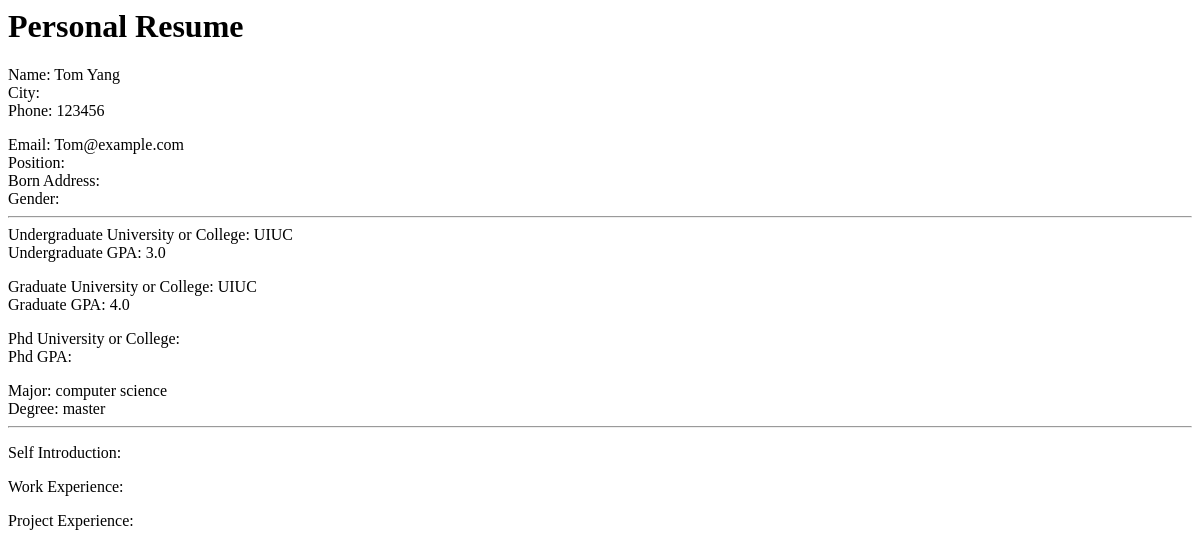
Before: /resume/7/ with the older database file.
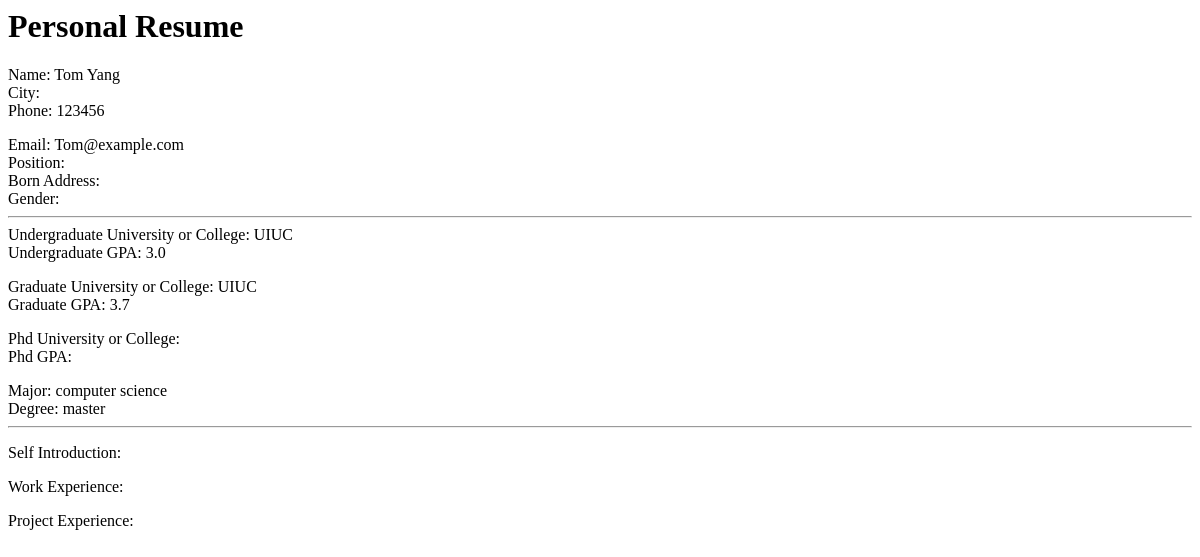
After: the same page with the newer database file.
### users/models.py (models this page shows)
class Resume(models.Model):
    username = models.CharField(max_length=135, verbose_name="Name")
    applicant = models.ForeignKey(User, verbose_name="Applicant", null=True, on_delete=models.SET_NULL)
    city = models.CharField(max_length=135, verbose_name="City")
    phone = models.CharField(max_length=135, verbose_name="Phone")
    email = models.EmailField(max_length=135, blank=True, verbose_name="Email")
    apply_position = models.CharField(max_length=135, blank=True, verbose_name="Position")
    born_address = models.CharField(max_length=135, blank=True, verbose_name="Born Address")
    gender = models.CharField(max_length=135, blank=True, verbose_name="Gender")
    bachelor_school = models.CharField(max_length=135, blank=True, verbose_name="Undergraduate School or College")
    master_school = models.CharField(max_length=135, blank=True, verbose_name="Graduate School or College")
    doctor_school = models.CharField(max_length=135, blank=True, verbose_name="Phd School or College")
    bachelor_GPA = models.CharField(max_length=135, null=True, blank=True, verbose_name="Undergraduate GPA")
    master_GPA = models.CharField(max_length=135, null=True, blank=True, verbose_name="Graduate GPA")
    doctor_GPA = models.CharField(max_length=135, null=True, blank=True, verbose_name="Phd GPA")
    major = models.CharField(max_length=135, blank=True, verbose_name="Major")
    degree = models.CharField(max_length=135, choices=DEGREE_TYPE, blank=True, verbose_name="Degree")
    created_date = models.DateTimeField(verbose_name="Created Date", default=datetime.now)
    modified_date = models.DateTimeField(verbose_name="Modified Date", default=datetime.now)
    candidate_introduction = models.TextField(max_length=1024, blank=True, verbose_name="Introduction")
    work_experience = models.TextField(max_length=1024, blank=True, verbose_name="Work Experience")
    project_experience = models.TextField(max_length=1024, blank=True, verbose_name="Project Experience")
    attachment = models.FileField(upload_to='file/', blank=True, verbose_name='Attachment')
    class Meta:
        verbose_name = "Resume"
        verbose_name_plural = "Resume List"

### interview/views.py (the view)
# urls.py: path('resume/<int:pk>/', views.ResumeDetailView.as_view()),
class ResumeDetailView(DetailView):
    model = Resume
    template_name = 'resume_detail.html'

### interview/performance.py (called while the page is built, shortened)
    def __call__(self, request):
        start_time = time.time()
        response = self.get_response(request)
        duration = time.time() - start_time
        response["X-Page-Duration-ms"] = int(duration * 1000)
        logger.info("duration:%s url:%s parameters:%s", duration, request.path, request.GET.dict() )
        if duration > 300:
            capture_message("slow request for url %s with duration %s" % (request.path, duration))
        return response

### interview/templates/resume_detail.html (shortened to what this page needs)
{% load cache %}
<h1>Personal Resume</h1>
<div>Name: {{ object.username }} </div>
<div>City: {{ object.city }}</div>
<div>Phone: {{ object.phone }}</div>
<div>Email: {{ object.email}}</div>
<div>Position: {{ object.apply_position}}</div>
<div>Born Address: {{ object.born_address}}</div>
<div>Gender: {{ object.gender}}</div>
<hr>
<div>Undergraduate University or College: {{ object.bachelor_school}}</div>
<div>Undergraduate GPA: {{ object.bachelor_GPA}}</div>
<div>Graduate University or College: {{ object.master_school}}</div>
<div>Graduate GPA: {{ object.master_GPA}}</div>
<div>Phd University or College: {{ object.doctor_school}}</div>
<div>Phd GPA: {{ object.doctor_GPA}}</div>
<div>Major: {{ object.major}}</div>
<div>Degree: {{ object.degree}}</div>
<hr>
<p>Self Introduction: {{ object.candidate_introduction}}</p>
<p>Work Experience: {{ object.work_experience}}</p>
<p>Project Experience: {{ object.project_experience}}</p>

Changed rows visible on the page:
changed Resume "Tom Yang": master_GPA "4.0" → "3.7"
